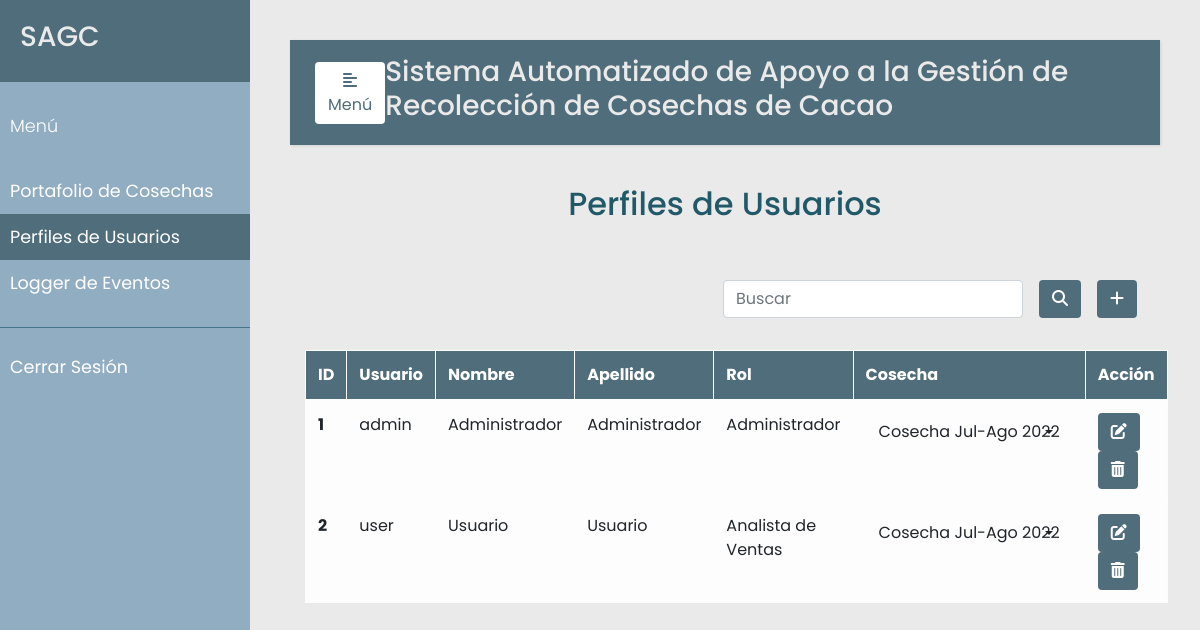
/perfiles (signed in), run on an earlier commit of the app's database.
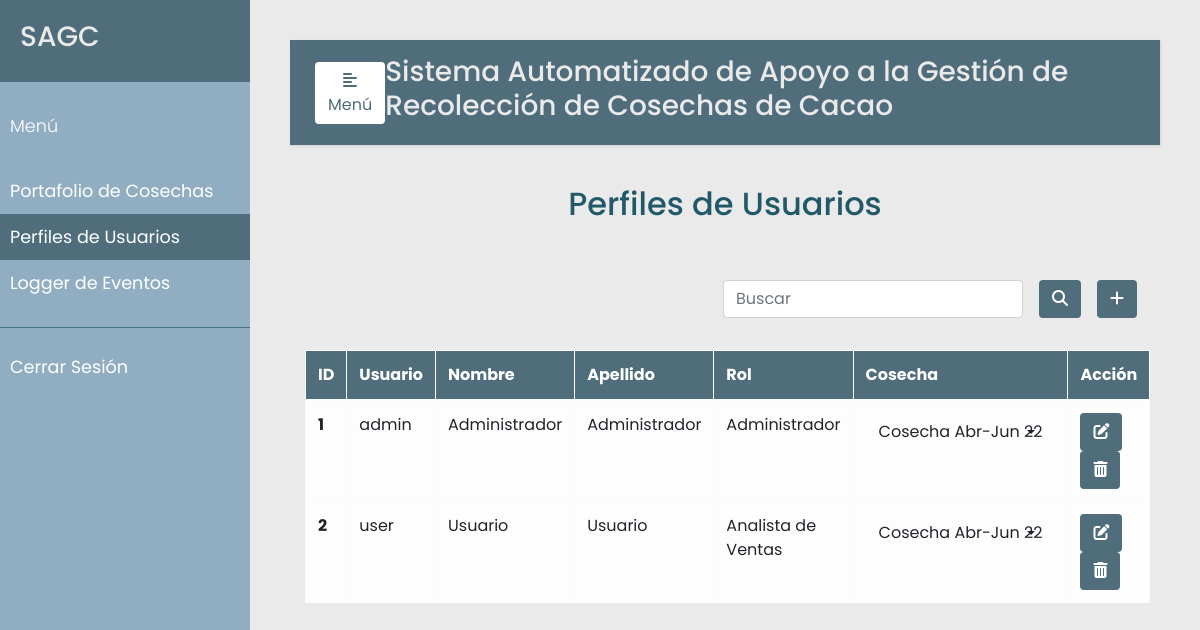
And on a later commit of the database.
### models.py (models this page shows, shortened)
class Usuario(db.Model):
    __tablename__ = 'usuarios'
    id = db.Column(db.Integer, primary_key=True)
    nombre_usuario = db.Column(db.String(20), nullable=False, unique=True)
    nombre = db.Column(db.String(30), nullable=False)
    apellido = db.Column(db.String(30), nullable=False)
    password = db.Column(db.String(80), nullable=False)
    rol = db.Column(db.Integer, db.ForeignKey('rols.id'), nullable=False)
    cosechas = db.relationship('Cosecha', secondary=user_cosecha, backref='usuarios', lazy=True)

class Cosecha(db.Model):
    __tablename__ = 'cosechas'
    id = db.Column(db.Integer, primary_key=True)
    descripcion = db.Column(db.String(120), unique=True)
    inicio = db.Column(db.DateTime, nullable=False)
    cierre = db.Column(db.DateTime, nullable=False)
    estado = db.Column(db.Boolean, default=True)
    compras = db.relationship('Compra', backref='cosechas')

class Rol(db.Model):
    __tablename__ = 'rols'
    id = db.Column(db.Integer, primary_key=True)
    nombre = db.Column(db.String(120), nullable=False, unique=True)
    user = db.relationship('Usuario', backref='rols', lazy=True)

### app.py (the view, shortened to what this page needs)
@app.route("/perfiles", methods=['GET', 'POST'])
@login_required
@admin_only
def perfiles():
    error=None
    usuarios = Usuario.query.all()
    cosechas = Cosecha.query.all()
    rols = Rol.query.all()
    return render_template("perfiles.html", error=error, usuarios=usuarios, rols=rols, cosechas=cosechas)

### app.py (called while the page is built)
def login_required(f):
    @wraps(f)
    def wrap(*args, **kwargs):
        if 'logged_in' in session:
            return f(*args, **kwargs)
        else:
            flash('Necesitas iniciar sesión primero')
            return redirect(url_for('login'))
    return wrap

def admin_only(f):
    @wraps(f)
    def wrap(*args, **kwargs):
        if 'rol_admin' in session and session['rol_admin'] == True:
            return f(*args, **kwargs)
        else:
            flash("Debes ser administrador para ver 'Perfiles de Usuarios'.")
            return redirect(url_for('recolector'))
    return wrap

### templates/perfiles.html (shortened to what this page needs)
{% extends "base.html" %}
{% set active_page = "perfiles" %}
{% block content %}
    <div class="container h-100">
        <p class="text-center h2 fw-bold mb-5 mx-1 mx-md-4 mt-4">Perfiles de Usuarios</p>
        <div class="d-flex flex-row-reverse bd-highlight">
            <div class="p-2 bd-highlight">
              <button type="button" class="btn" style="color:#fff; background-color:#4F6D7A;" data-toggle="modal" data-target="#exampleModalLong">
                <i class="fa-solid fa-plus"></i>
              </button>
            </div>
            <div class="p-2 bd-highlight" style="display:flex; align-content: flex-end;">
              <form action='/perfiles/search' method="post" class="form-inline" style="justify-content: flex-end">
                <input class="form-control mr-3 w-75" type="text" placeholder="Buscar" aria-label="Buscar" name="search_perfil">
                <button type="submit" id="search_perfil" name="action-type" value="search" class="btn" style="color:#fff; background-color:#4F6D7A;">
                  <i class="fas fa-search" aria-hidden="true"></i>
                </button>
              </form>
            </div>
        </div>
        <br/>
        <table class="table table-bordered table-light table-hover">
          <thead>
            <tr>
              <th scope="col">ID</th>
              <th scope="col">Usuario</th>
              <th scope="col">Nombre</th>
              <th scope="col">Apellido</th>
              <th scope="col">Rol</th>
              <th scope="col">Cosecha</th>
              <th scope="col">Acción</th>
            </tr>
          </thead>
          <tbody>
            {% for u in usuarios %}
            <tr>
              <th scope="row">{{u.id}}</th>
              <td>{{u.nombre_usuario}}</td>
              <td>{{u.nombre}}</td>
              <td>{{u.apellido}}</td>
              <td>{{u.rols.nombre}}</td>
              <td>
                {% if u.cosechas|length > 0 %}
                  <div class="dropdown">
                    <button class="btn dropdown-toggle" type="button" id="dropdownMenuButton" data-toggle="dropdown" aria-haspopup="true" aria-expanded="false">
                      {{u.cosechas[0].descripcion}}
                    </button>
                  </div>
                {% else %}
                  <i>Ninguna</i>
                {% endif %}
              </td>
              <td>
                <button type="button" class="btn action" data-toggle="modal" data-target="#edit-modal-{{u.id}}">
                  <i class="fas fa-edit"></i>
                </button>
                <button type="button" class="btn action" data-toggle="modal" data-target="#delete-modal-{{u.id}}">
                  <i class="fas fa-trash-alt"></i>
                </button>
              </td>
            </tr>
            </div>
            {% endfor %}
    </div>
{% endblock %}

What changed in the data, as far as the page shows it:
changed through a linked row, Usuario "admin": descripcion "Cosecha Jul-Ago 2022" → "Cosecha Abr-Jun 22"
changed through a linked row, Usuario "user": descripcion "Cosecha Jul-Ago 2022" → "Cosecha Abr-Jun 22"
